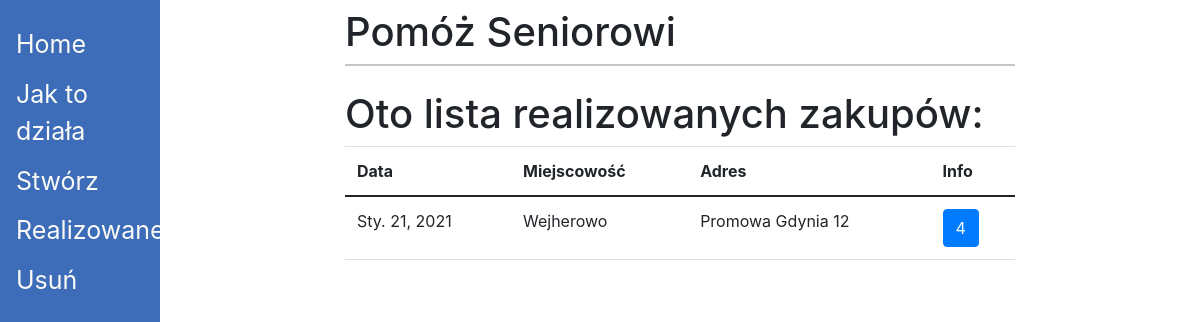
Screenshot of /realizowane/ with the database file from the repository.
### main/models.py (models this page shows, shortened)
class ListaZakupow(models.Model):
    lista = models.TextField()
    miejscowosc = models.CharField(max_length=100)
    adres = models.CharField(max_length=100)
    telefon = models.CharField(max_length=15)
    email = models.EmailField(null = True, blank = True)
    imie = models.CharField(max_length=15)
    nazwisko = models.CharField(max_length=40)
    data = models.DateField(auto_now=True)
    aktywne = models.BooleanField(null=True, default=True )
    realizacja = models.BooleanField(null=True,  default=False)

### main/views.py (the view)
# urls.py: path('realizowane/', realizowane, name='realize'),
def realizowane(request):
    realizes = ListaZakupow.objects.filter(realizacja=True)
    return render(request, 'main/realize.html', {'realizes': realizes})

### main/templates/main/realize.html (shortened to what this page needs)
{% extends 'main/base.html' %}
{% block content %}
    <h1>Oto lista realizowanych zakupów: </h1>
    <table class="table">
        <thead>
            <tr>
                <th scope="col">Data</th>
                <th scope="col">Miejscowość</th>
                <th scope="col">Adres</th>
                <th scope="col">Info</th>
            </tr>
        </thead>
        <tbody>
            {% for l in realizes %}
                    <tr>
                        <td>{{ l.data }} </td>
                        <td>{{ l.miejscowosc }}</td>
                        <td>{{ l.adres }}</td>
                        <td>
                            <a class="btn btn-primary" href="/info/{{ l.id }}" role="button" >{{ l.id }}</a>
                        </td>
                    </tr>
            {% endfor %}
        </tbody>
    </table>
{% endblock %}

### rows the page displays
ListaZakupow: data "Sty. 21, 2021", miejscowosc "Wejherowo", adres "Promowa Gdynia 12", id "4"
